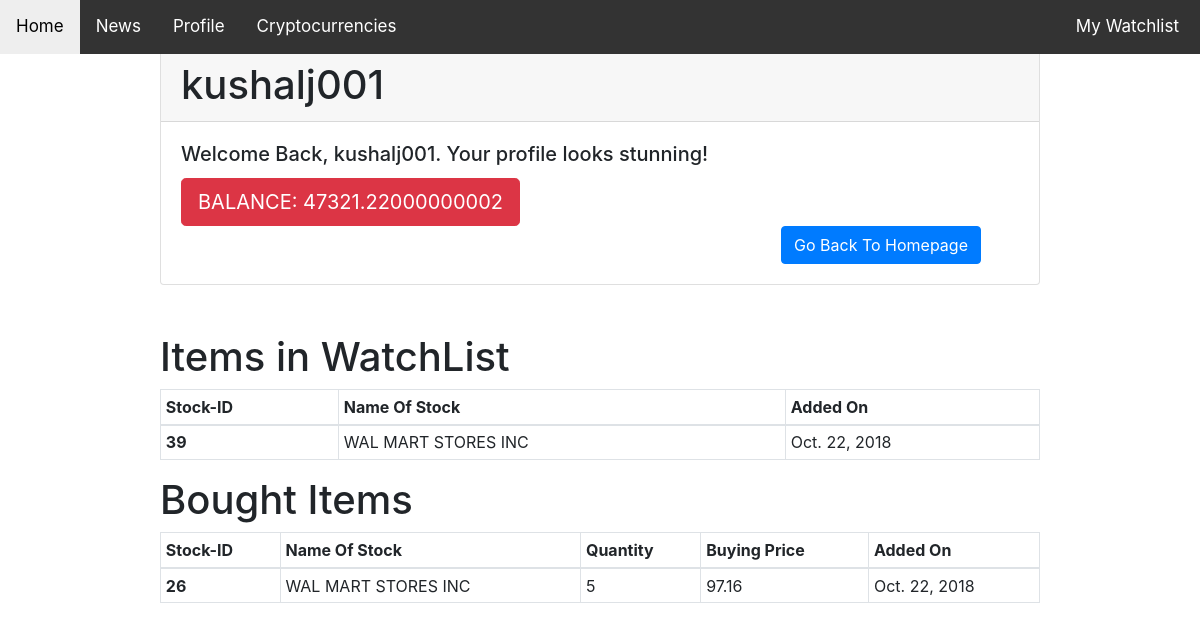
Page /profile/11 (signed in) on the committed database.
### stocktrainer/models.py (models this page shows, shortened)
class Profile(models.Model):
    user = models.OneToOneField(User, on_delete=models.CASCADE, related_name='profile')
    balance = models.FloatField(default=50000)

class Watch(models.Model):
    user = models.ForeignKey(User, on_delete=models.CASCADE, related_name='entries')
    stock = models.ForeignKey(Stock, on_delete=models.CASCADE, related_name='stock')
    added_on = models.DateField(("Date"), default=datetime.date.today, blank=True)
    def __str__(self):
        return self.stock.name

class Stock(models.Model):
    name = models.CharField(max_length=100)
    symbol = models.CharField(max_length=10, blank=True,default="")
    website = models.CharField(max_length=500, default="")
    sector = models.CharField(max_length=500, default="")
    industry = models.CharField(max_length=500, default="")
    last_annual_total_assets = models.BigIntegerField(default=0)
    last_annual_revenue = models.BigIntegerField(default=0)
    last_annual_net_income = models.BigIntegerField(default=0)
    last_annual_eps = models.FloatField(default=0)

class Buy(models.Model):
    user = models.ForeignKey(User, on_delete=models.CASCADE, related_name='bentries')
    stock = models.ForeignKey(Stock, on_delete=models.CASCADE, related_name='bstock')
    quantity = models.IntegerField(default=0)
    price = models.FloatField()
    added_on = models.DateField(("Date"), default=datetime.date.today, blank=True)
    def __str__(self):
        return self.stock.name

### stocktrainer/views.py (the view)
# urls.py: url(r'^profile/(?P<user_id>[0-9]+)$', views.profile, name='profile'),
@login_required(login_url='/login/')
def profile(request, user_id):
   user = get_object_or_404(User, pk=user_id)
   list_of_stocks = user.entries.all()
   bought_stocks = user.bentries.all()
   profile = Profile.objects.get(user=user)
   current_balance = profile.balance
   return render(request, 'stock/profile.html', {'user': user, 'stocks': list_of_stocks, 'cb': current_balance, 'bs': bought_stocks})

### stocktrainer/templates/stock/profile.html (shortened to what this page needs)
{% extends 'base.html' %}
{% block content %}
{% include 'stock/header.html' %}
<div style="margin-left: 160px; margin-right: 160px">
<div class="card">
  <h1 class="card-header">{{user.username}}</h1>
  <div class="card-body">
    <h5 class="card-title">Welcome Back, {{user.username}}. Your profile looks stunning!</h5>
    <button type="button" class="btn btn-lg btn-danger" data-toggle="popover" title="Looks Stunning" data-content="Looks Stunning!">BALANCE: {{cb}}</button>
    <a href="{% url 'index_page' %}" class="btn btn-primary" style="margin-left: 600px">Go Back To Homepage</a>
  </div>
</div>
<h1>Items in WatchList</h1>
<table class="table table-bordered table-hover table-sm">
  <thead>
    <tr>
      <th scope="col">Stock-ID</th>
      <th scope="col">Name Of Stock</th>
      <th scope="col">Added On</th>
    </tr>
  </thead>
  <tbody>
    {% for stock in stocks %}
    <tr>
      <th scope="row">{{stock.id}}</th>
      <td>{{stock}}</td>
      <td>{{stock.added_on}}</td>
    </tr>
    {% endfor %}
  </tbody>
</table>
<h1>Bought Items</h1>
<table class="table table-bordered table-hover table-sm">
  <thead>
    <tr>
      <th scope="col">Stock-ID</th>
      <th scope="col">Name Of Stock</th>
      <th scope="col">Quantity</th>
      <th scope="col">Buying Price</th>
      <th scope="col">Added On</th>
    </tr>
  </thead>
  <tbody>
    {% for stock in bs %}
    <tr>
      <th scope="row">{{stock.id}}</th>
      <td>{{stock}}</td>
      <td>{{stock.quantity}}</td>
      <td>{{stock.price}}</td>
      <td>{{stock.added_on}}</td>
    </tr>
    {% endfor %}
  </tbody>
</table>
</div>
{% endblock %}

### stocktrainer/templates/base.html (shortened to what this page needs)
<!doctype html>
<html lang="en">
  <head>
    <link rel="stylesheet" href="https://maxcdn.bootstrapcdn.com/bootstrap/4.0.0/css/bootstrap.min.css">
  </head>
  <body>
    {% block content %}
    {% endblock %}
  </body>
</html>

### stocktrainer/templates/stock/header.html (shortened to what this page needs)
<header>
    <div class="topnav" id="myTopnav">
        <a href="{% url 'index_page' %}" class="active">Home</a>
        <a href="{% url 'news' %}">News</a>
        <a href="{% url 'profile' request.user.pk %}">Profile</a>
        <a href="{% url 'crypto' %}">Cryptocurrencies</a>
        <a href="javascript:void(0);" class="icon" onclick="watchlistOpen()">
            <span style="padding-right: 5px">My Watchlist</span>
        </a>
    </div>
</header>

### stocktrainer/templates/stock/header.html (style rules this page uses)
.topnav { overflow: hidden; background-color: #333; position: fixed; width: 100%; z-index: 100; margin-bottom: 50px; top: 0; }
.topnav a { float: left; display: block; color: #fff; text-align: center; padding: 14px 16px; text-decoration: none; font-size: 17px; }
.active { background-color: #4CAF50; color: white; }
.topnav .icon { display: none; }
.icon { transition: transform 0.4s ease; }
.topnav a.icon { float: right; display: block; }

### rows in the picture
Profile: balance "47321.22000000002"
Watch: id "39", stock.name "WAL MART STORES INC", added_on "Oct. 22, 2018"
Buy: id "26", stock.name "WAL MART STORES INC", quantity "5", price "97.16", added_on "Oct. 22, 2018"

### other values in the picture
{{ user.username }} "kushalj001"
